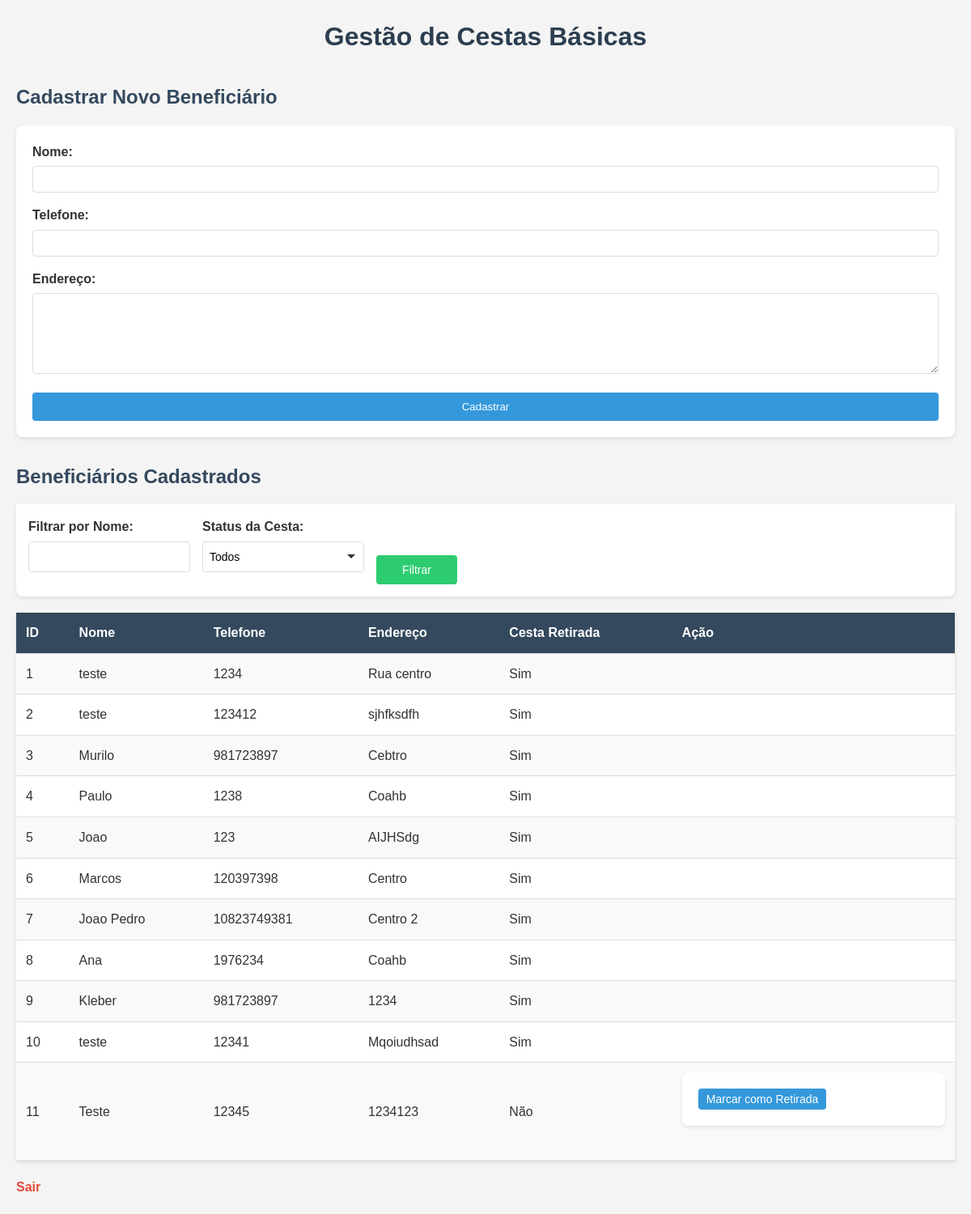
/dashboard (signed in), run on an earlier commit of the app's database.
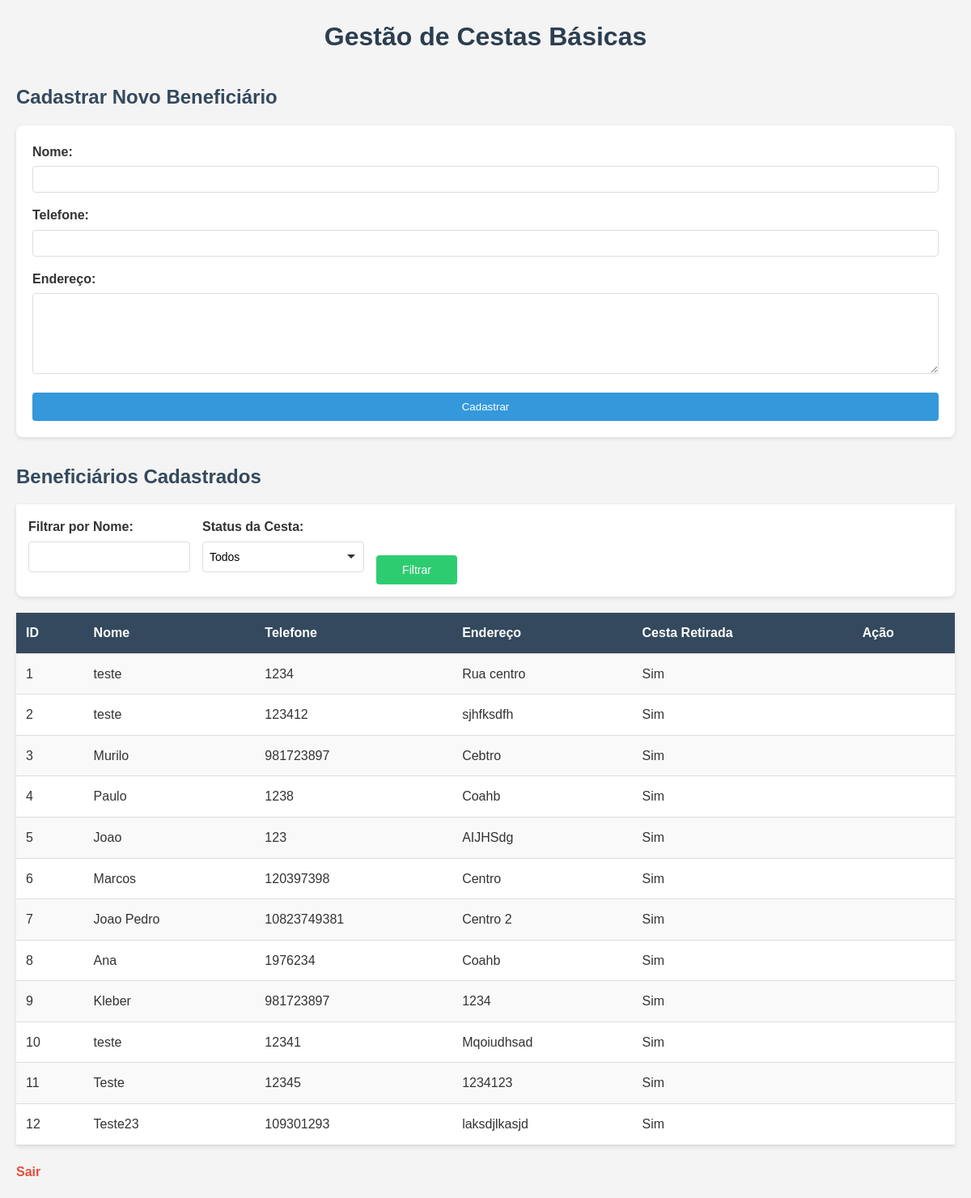
And on a later commit of the database.
### tables this page shows
CREATE TABLE beneficiarios (
            id INTEGER PRIMARY KEY AUTOINCREMENT,
            nome VARCHAR(100),
            telefone VARCHAR(20),
            endereco TEXT,
            cesta_retirada BOOLEAN DEFAULT 0,
            data_cadastro DATETIME DEFAULT CURRENT_TIMESTAMP
        );

### app.py (the view)
@app.route('/dashboard', methods=['GET'])
def dashboard():
    if not session.get('logged_in'):
        return redirect('/login')
    nome_filtro = request.args.get('nome', '').strip()
    status_filtro = request.args.get('status', 'todos')  # 'todos', 'retirada', 'nao_retirada'
    conn = get_db()
    query = 'SELECT * FROM beneficiarios WHERE 1=1'
    params = []
    if nome_filtro:
        query += ' AND nome LIKE ?'
        params.append(f'%{nome_filtro}%')
    if status_filtro == 'retirada':
        query += ' AND cesta_retirada = 1'
    elif status_filtro == 'nao_retirada':
        query += ' AND cesta_retirada = 0'
    beneficiarios = conn.execute(query, params).fetchall()
    conn.close()
    return render_template('dashboard.html', beneficiarios=beneficiarios,
                          nome_filtro=nome_filtro, status_filtro=status_filtro,
                          error_message=request.args.get('error_message', ''))

### app.py (called while the page is built)
def get_db():
    conn = sqlite3.connect('cestas.db')
    conn.row_factory = sqlite3.Row  # Para retornar resultados como dicionários
    return conn

### templates/dashboard.html (shortened to what this page needs)
<!DOCTYPE html>
<html lang="pt-BR">
<head>
    <link rel="stylesheet" href="{{ url_for('static', filename='style.css') }}">
</head>
<body>
    <h1>Gestão de Cestas Básicas</h1>
    <div class="section-title">
        <h2>Cadastrar Novo Beneficiário</h2>
    </div>
    <form method="POST" action="/cadastrar">
        <label>Nome:</label>
        <input type="text" name="nome" required>
        <label>Telefone:</label>
        <input type="text" name="telefone" required>
        <label>Endereço:</label>
        <textarea name="endereco" required></textarea>
        <button type="submit">Cadastrar</button>
    </form>
    <h2>Beneficiários Cadastrados</h2>
    <form method="GET" action="/dashboard" class="filter-form">
        <div class="filter-group">
            <label for="nome">Filtrar por Nome:</label>
            <input type="text" id="nome" name="nome" value="{{ nome_filtro }}">
        </div>
        <div class="filter-group">
            <label for="status">Status da Cesta:</label>
            <select id="status" name="status">
                <option value="todos" {% if status_filtro == 'todos' %}selected{% endif %}>Todos</option>
            </select>
        </div>
        <div class="filter-group">
            <button type="submit">Filtrar</button>
        </div>
    </form>
    <table>
        <tr>
            <th>ID</th>
            <th>Nome</th>
            <th>Telefone</th>
            <th>Endereço</th>
            <th>Cesta Retirada</th>
            <th>Ação</th>
        </tr>
        {% for beneficiario in beneficiarios %}
        <tr>
            <td>{{ beneficiario['id'] }}</td>
            <td>{{ beneficiario['nome'] }}</td>
            <td>{{ beneficiario['telefone'] }}</td>
            <td>{{ beneficiario['endereco'] }}</td>
            <td>{{ 'Sim' if beneficiario['cesta_retirada'] else 'Não' }}</td>
            <td>
                {% if not beneficiario['cesta_retirada'] %}
                <form method="POST" action="/marcar_retirada/{{ beneficiario['id'] }}">
                    <button type="submit">Marcar como Retirada</button>
                </form>
                {% endif %}
            </td>
        </tr>
        {% endfor %}
    </table>
    <a href="/logout">Sair</a>
</body>
</html>

### static/style.css (style rules this page uses)
* { margin: 0; padding: 0; box-sizing: border-box; font-family: Arial, sans-serif; }
body { background-color: #f4f4f4; color: #333; padding: 20px; line-height: 1.6; }
h1 { color: #2c3e50; text-align: center; margin-bottom: 20px; }
h2 { color: #34495e; margin-top: 30px; margin-bottom: 15px; }
form { background-color: #fff; padding: 20px; border-radius: 8px; box-shadow: 0 2px 5px rgba(0, 0, 0, 0.1); max-width: 500px; margin: 0 auto 30px; }
label { display: block; margin-bottom: 5px; font-weight: bold; }
input[type="text"], input[type="password"], textarea { width: 100%; padding: 8px; margin-bottom: 15px; border: 1px solid #ddd; border-radius: 4px; }
textarea { height: 100px; resize: vertical; }
button { background-color: #3498db; color: #fff; padding: 10px 15px; border: none; border-radius: 4px; cursor: pointer; width: 100%; }
table { width: 100%; border-collapse: collapse; background-color: #fff; box-shadow: 0 2px 5px rgba(0, 0, 0, 0.1); }
th, td { padding: 12px; text-align: left; border-bottom: 1px solid #ddd; }
th { background-color: #34495e; color: #fff; }
tr:nth-child(even) { background-color: #f9f9f9; }
a { display: inline-block; margin-top: 20px; color: #e74c3c; text-decoration: none; font-weight: bold; }
body > * { max-width: 1200px; margin-left: auto; margin-right: auto; }
select { width: 100%; padding: 8px; margin-bottom: 15px; border: 1px solid #ddd; border-radius: 4px; background-color: #fff; }
.filter-form { display: flex; align-items: flex-end; gap: 15px; background-color: #fff; padding: 15px; border-radius: 0 0 8px 8px; box-shadow: 0 2px 5px rgba(0, 0, 0, 0.1); margin-bottom: 20px; border-top: none; }
.filter-group { display: flex; flex-direction: column; }
.filter-group label { margin-bottom: 5px; }
.filter-group input[type="text"], .filter-group select, .filter-group button { width: 250px; height: 38px; padding: 8px; border: 1px solid #ddd; border-radius: 4px; box-sizing: border-box; font-size: 14px; line-height: 1; }
.filter-group select { appearance: none; -webkit-appearance: none; -moz-appearance: none; background-size: 10px; }
.filter-group button { width: 100px; background-color: #2ecc71; color: #fff; border: none; cursor: pointer; padding: 0; display: flex; align-items: center; justify-content: center; }
.filter-group input[type="text"], .filter-group select { width: 200px; padding: 8px; border: 1px solid #ddd; border-radius: 4px; }
.filter-group button { padding: 8px 15px; background-color: #2ecc71; color: #fff; border: none; border-radius: 4px; cursor: pointer; height: 36px; }

What changed in the data, as far as the page shows it:
changed beneficiarios "Teste": cesta_retirada "Não" → "Sim"; no longer shows "Marcar como Retirada"
added beneficiarios: id "12", nome "Teste23", telefone "109301293", endereco "laksdjlkasjd", cesta_retirada "Sim"
